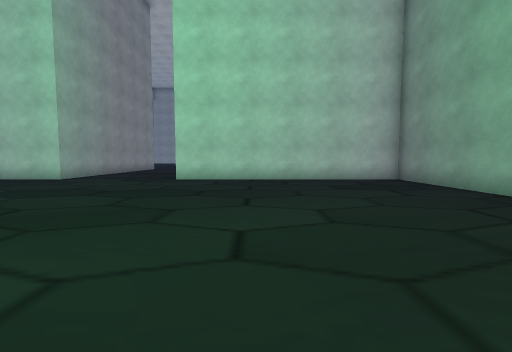
[1] (above)

19 first-person views from a walk through a 3-D level made in the Unity game engine. The camera is 1.5 m above the floor, tilts 4° down and sees 90° across. The floor is counted in squares, 2 m on a side. Each view is taken from the middle of a square. On the plan, view 1 faces up. The plan holds only what a view shows up to about 9 squares ahead; the rest is blank. The place goes on beyond the plan. The player is left out. Some animated figures are left out. Some surface patterns are stand-ins.

[2]
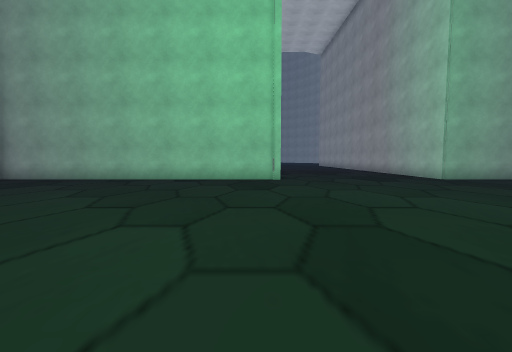

[3]
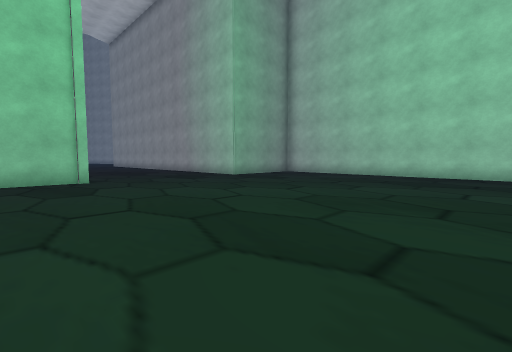

[4]
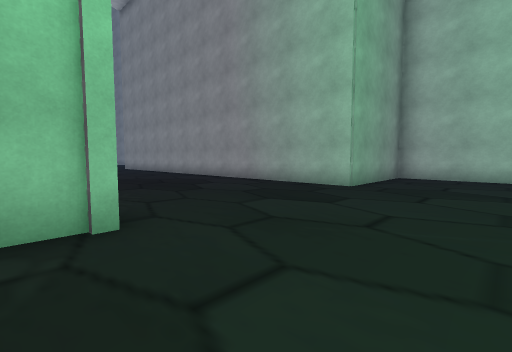

[5]
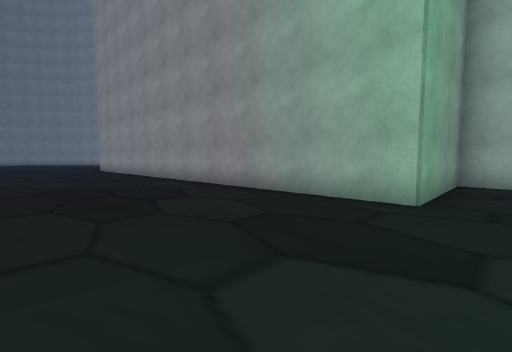

[6]
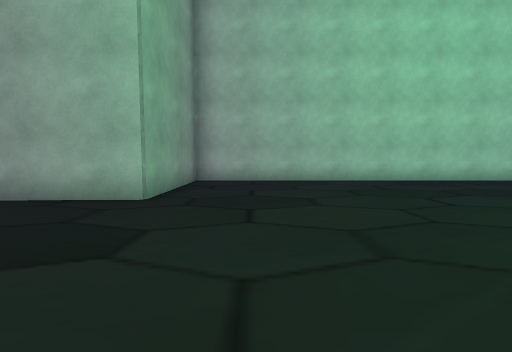

[7]
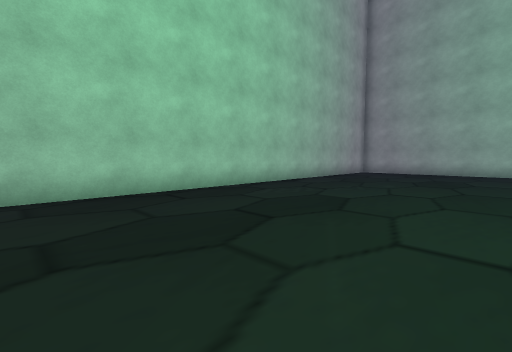

[8]
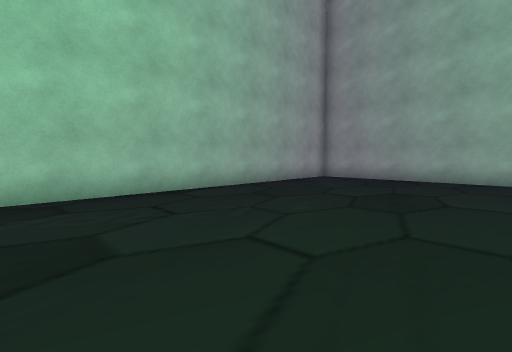

[9]
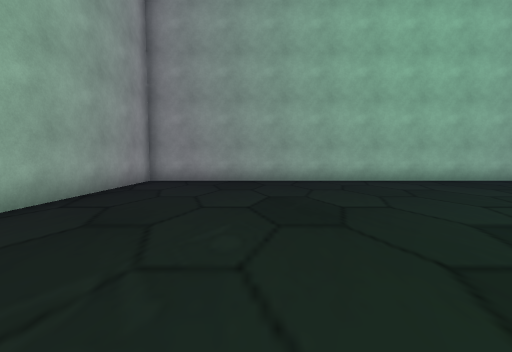

[10]
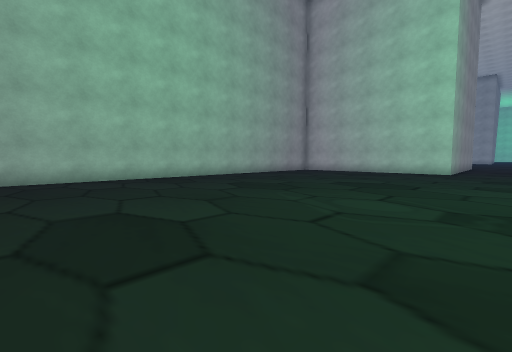

[11]
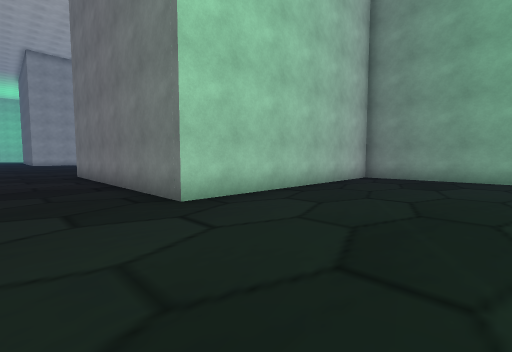

[12]
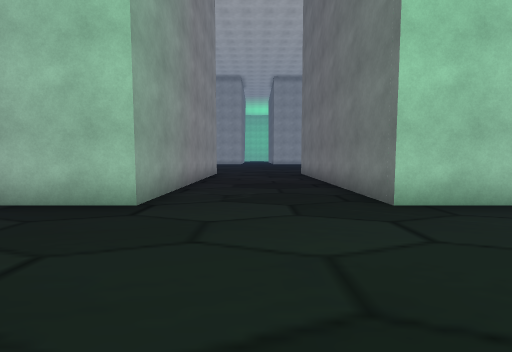

[13]
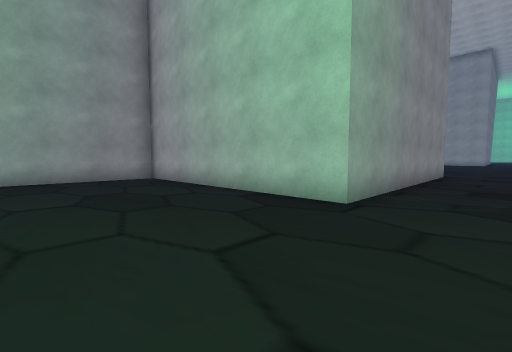

[14]
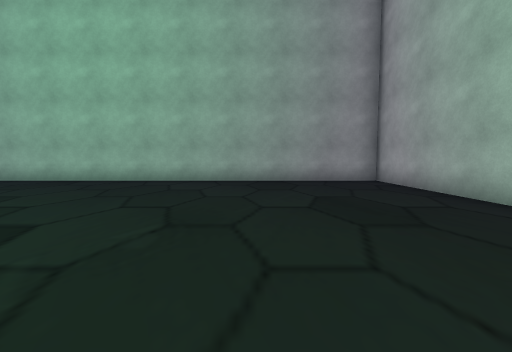

[15]
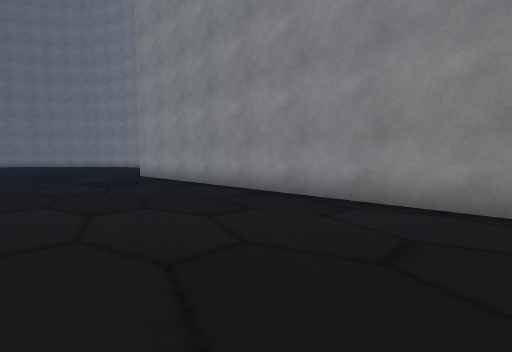

[16]
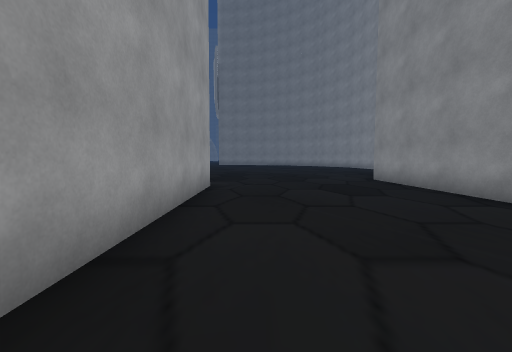

[17]
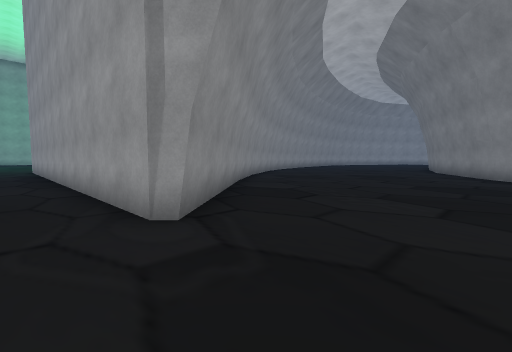

[18]
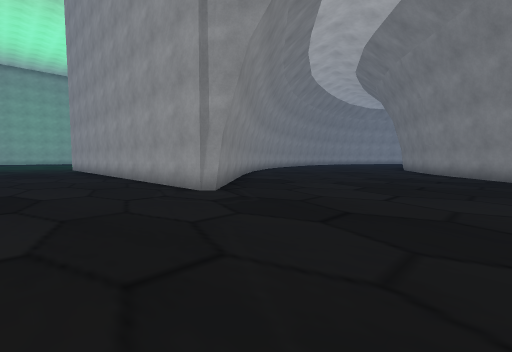

[19]
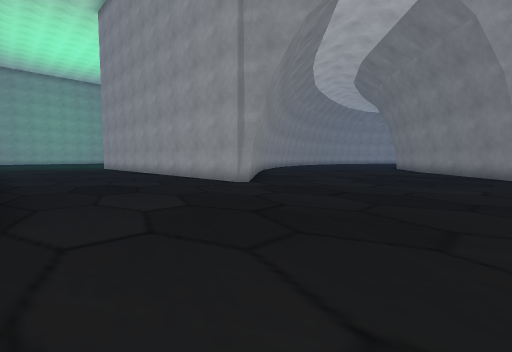

### Floor plan
Points are (right, up) in squares from view 1. A wall is a line through its corners. A room is listed if a view was taken in it or the views show most of it. See-through windows are left out.
Room 1 (views 1, 2, 3, 4, 5, 6, 7, 8, 9, 10, 11, 12, 13, 14, 15, 16, 17, 18, 19)
walls: (5, -0.9) (5, 9) (-2.8, 9) (-2.8, 15.6); (15.2, 4.1) (19.2, -0.5) (18.9, -0.8) (10.4, -0.8); (-6.9, 15.9) (-6.9, 9) (-14.4, 9) (-14.4, -10.5) (5, -10.5) (5, -6.6) (21, -6.1); (21.6, 9.6) (21.2, 10.1); (22.1, 9.1) (21.5, 9.8); (25.1, 5.7) (23.1, 8)

Positions as (right, up) in squares from view 1, and headings:
1: (0, 0), facing up
2: (-4, 0), facing right
3: (-4, 1), facing down-right
4: (2, 0), facing down-right
5: (4, -2), facing down-right
6: (3, -2), facing down
7: (-1, -5), facing down-left
8: (-5, -5), facing down-left
9: (-6, -7), facing left
10: (-5, -5), facing up-left
11: (-5, 5), facing up-right
12: (-5, 5), facing up
13: (-5, 5), facing up-left
14: (-6, 5), facing left
15: (10, -2), facing down-right
16: (12, -2), facing right
17: (22, -2), facing up-left
18: (24, -4), facing up-left
19: (25, -6), facing up-left
